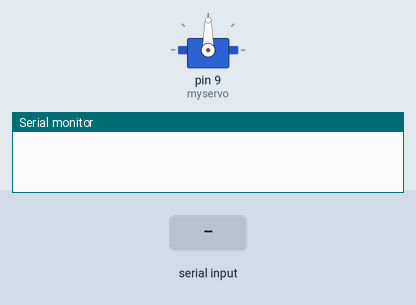
A sketch run on a simulated Arduino Uno, built with avr-gcc and run on an emulated ATmega328P. On the bench: servo, the last lines printed to the serial monitor. The test bench sets the inputs (shaded band).

Above: at 1.2 s.
1.3 s: "6" received over Serial
At 1.7 s:
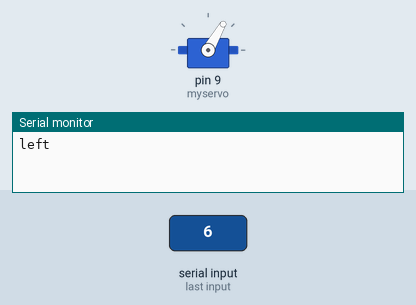
3.3 s: byte 48 ('0') received over Serial
At 3.7 s:
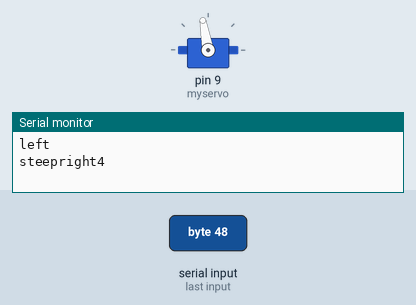
5.3 s: "4" received over Serial
At 5.7 s:
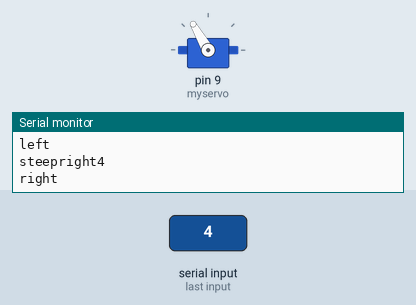
7.3 s: "7" received over Serial
At 8.4 s:
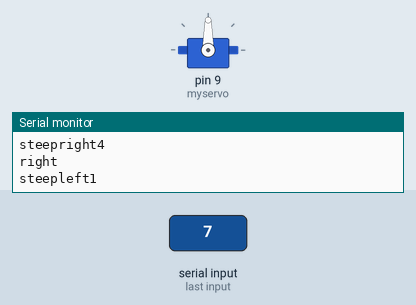
Timing chart, 0 to 9.8 s (numbered marks = the images above; inputs shaded):
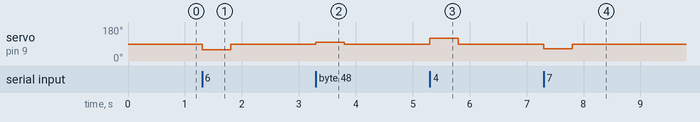

Measured:
- after the input at 1.3 s, servo on pin 9 (myservo): 90° → 60° at once, → 90° 0.50 s later
- after the input at 3.3 s, servo on pin 9 (myservo): 90° → 100° at once, → 90° 0.50 s later
- after the input at 5.3 s, servo on pin 9 (myservo): 90° → 120° at once, → 90° 0.50 s later
- after the input at 7.3 s, servo on pin 9 (myservo): 90° → 65° at once, → 90° 0.50 s later

The sketch:

autonomous.ino
```cpp
#include <Servo.h>


Servo myservo;
void setup()
{myservo.attach(9);
  // put your setup code here, to run once:
Serial.begin(9600);
}

void loop()
{
  myservo.write(90);
  // put your main code here, to run repeatedly:
 while (Serial.available())
  {
if (Serial.available() >0)
{
char c = Serial.read();


if(c=='5')
    {myservo.write(90);
      straight();
      Serial.println("stright");
    }
if(c=='6')
{left();
Serial.println("left");
}
 if(c=='4')
 {right();
 Serial.println("right");
 }
if(c=='7')
{steepleft1();
Serial.println("steepleft1");
}
if(c=='3')
{steepright1();
Serial.println("steepright1");
}
if(c=='8')
{steepleft2();
Serial.println("steepleft2");
}
if(c=='2')
{steepright2();
Serial.println("steepright2");
}
if(c=='9')
{steepleft3();
Serial.println("steepleft3");
}
if(c=='1')
{steepright3();

Serial.println("steepright3");
}
if(c=='a')
{steepleft4();
Serial.println("steepleft4");
}
if(c=='0')
{steepright4();
Serial.println("steepright4");
}


delay(500);  }
}}

void left()
 {myservo.write(60);
      straight();
 }
void right()
{myservo.write(120);
      straight();
 }
void steepleft1()
{myservo.write(65);
      straight();
 }
void steepright1()
{myservo.write(115);
      straight();
 }
void steepleft2()
{myservo.write(70);
      straight();
 }
void steepright2()
{myservo.write(110);
      straight();
 }
 void steepleft3()
{myservo.write(75);
      straight();
 }
void steepright3()
{myservo.write(105);
      straight();
 }
 void steepleft4()
{myservo.write(80);
      straight();
 }
void steepright4()
{myservo.write(100);
      straight();
 }
void straight()
{

}
```
